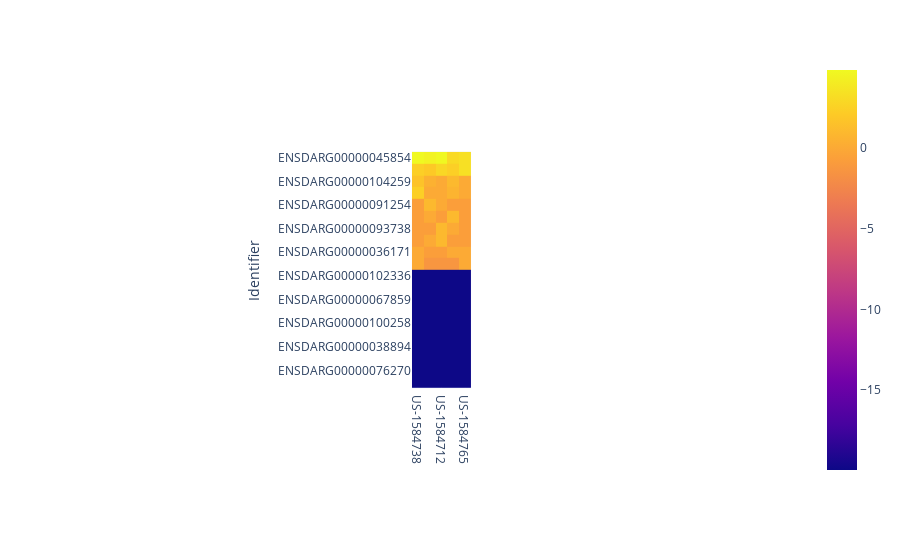

The code cell stored with this chart in its notebook:
### Code cell
from plotly import express as px
px.imshow(np.log2(heatmap_df))

### Figure 1 — Plotly figure (JSON) as saved in the notebook; plotly's stock layout.template omitted (floating-point values rounded to 4 significant figures; data arrays with more than 128 entries replaced by an {"elided": "..."} marker saying what was removed)
{"data": [{"coloraxis": "coloraxis", "hovertemplate": "x: %{x}<br>Identifier: %{y}<br>color: %{z}<extra></extra>", "name": "0", "type": "heatmap", "x": ["US-1584738", "US-1584722", "US-1584712", "US-1584754", "US-1584765", "US-1584738", "US-1584722", "US-1584712", "US-1584754", "US-1584765"], "xaxis": "x", "y": ["ENSDARG00000045854", "ENSDARG00000071091", "ENSDARG00000104259", "ENSDARG00000005522", "ENSDARG00000091254", "ENSDARG00000008541", "ENSDARG00000093738", "ENSDARG00000037946", "ENSDARG00000036171", "ENSDARG00000026484", "ENSDARG00000102336", "ENSDARG00000070038", "ENSDARG00000067859", "ENSDARG00000008306", "ENSDARG00000100258", "ENSDARG00000093089", "ENSDARG00000038894", "ENSDARG00000039067", "ENSDARG00000076270", "ENSDARG00000025783"], "yaxis": "y", "z": {"elided": "20x10 float values"}}], "layout": {"autosize": true, "coloraxis": {"colorscale": [[0, "#0d0887"], [0.1111, "#46039f"], [0.2222, "#7201a8"], [0.3333, "#9c179e"], [0.4444, "#bd3786"], [0.5556, "#d8576b"], [0.6667, "#ed7953"], [0.7778, "#fb9f3a"], [0.8889, "#fdca26"], [1, "#f0f921"]]}, "margin": {"t": 60}, "xaxis": {"anchor": "y", "autorange": true, "constrain": "domain", "domain": [0.4591, 0.5409], "range": [-0.5, 4.5], "scaleanchor": "y", "type": "category"}, "yaxis": {"anchor": "x", "autorange": true, "constrain": "domain", "domain": [0, 1], "range": [19.5, -0.5], "title": {"text": "Identifier"}, "type": "category"}}}
